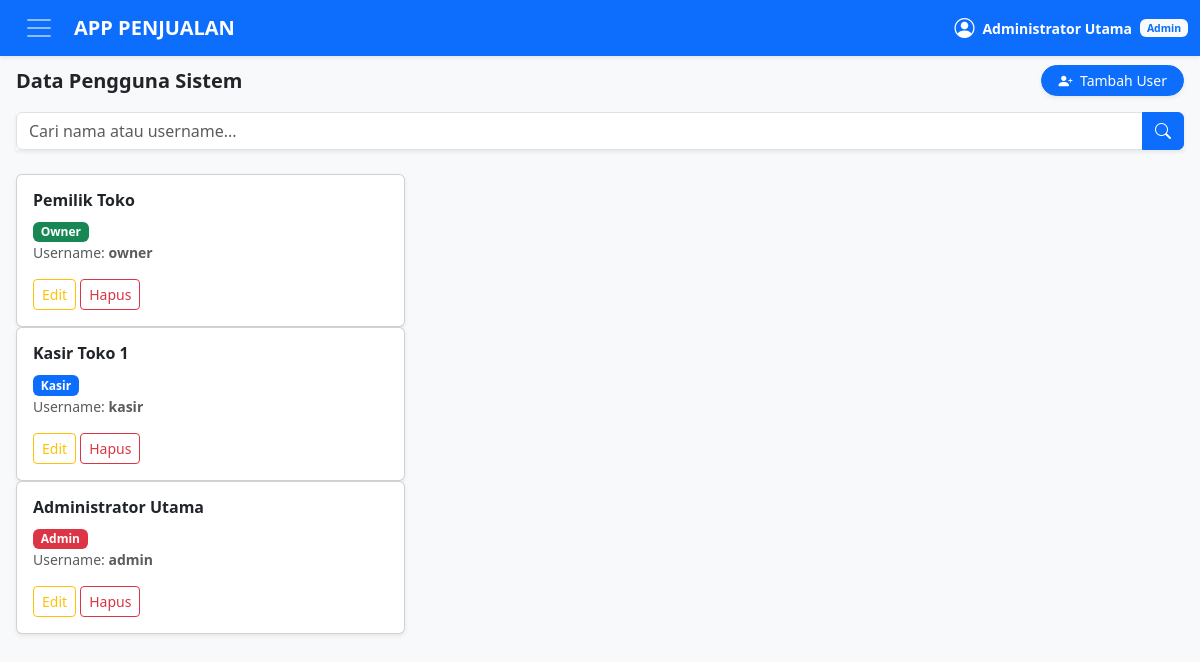
The page /aplikasi-penjualan/index.php?page=user (signed in) on the database its author committed.
### tables this page shows
CREATE TABLE `user` (
  `id_user` int NOT NULL,
  `nama` varchar(100) NOT NULL,
  `username` varchar(30) NOT NULL,
  `password` varchar(255) NOT NULL,
  `role` enum('Admin','Kasir','Owner') NOT NULL DEFAULT 'Kasir'
);

### aplikasi-penjualan/modul/user/index.php (the view, shortened to what this page needs)
<?php
$aksi = isset($_GET['aksi']) ? $_GET['aksi'] : 'view';
switch ($aksi) {
    case 'view':
        $keyword = isset($_GET['cari']) ? trim($_GET['cari']) : '';
        ?>
        <div class="d-flex justify-content-between align-items-center mb-3">
            <h5 class="fw-bold m-0 text-dark">Data Pengguna Sistem</h5>
            <a href="index.php?page=user&aksi=tambah"
                class="btn btn-primary btn-sm rounded-pill px-3 shadow-sm">
                <i class="bi bi-person-plus-fill me-1"></i> Tambah User
            </a>
        </div>
        <form action="index.php" method="GET" class="mb-4">
            <div class="input-group shadow-sm">
                <input type="text" name="cari" class="form-control"
                       placeholder="Cari nama atau username..."
                       value="<?= htmlspecialchars($keyword); ?>">
                <button class="btn btn-primary " type="submit">
                    <i class="bi bi-search"></i>
                </button>
            </div>
        </form>
        <?php
        if ($keyword != '') {
        $param = "%" . $keyword . "%";
        $stmt = $koneksi->prepare(
            "SELECT id_user, nama, username, role
             FROM user
             WHERE nama LIKE ? OR username LIKE ?
             ORDER BY id_user DESC"
        );
        $stmt->bind_param("ss", $param, $param);
        $stmt->execute();
        $result = $stmt->get_result();
    } else {
        $query = "SELECT * FROM user ORDER BY id_user DESC";
        $result = $koneksi->query($query);
    }
    if ($result->num_rows > 0) {
        while ($row = $result->fetch_assoc()) {
            $bg_role = $row['role'] == 'Admin'
                ? 'bg-danger'
                : ($row['role'] == 'Kasir' ? 'bg-primary': 'bg-success');
            ?>
            <div class="col-12 col-md-6 col-lg-4">
                <div class="card border-8 shadow-sm h-100">
                    <div class="card-body">
                        <h6 class="fw-bold mb-6">
                            <?= htmlspecialchars($row['nama']); ?>
                        </h6>
                        <span class="badge <?= $bg_role; ?>">
                            <?= htmlspecialchars($row['role']); ?>
                        </span>
                        <div class="text-muted small mb-3">
                            Username:
                            <b><?= htmlspecialchars($row['username']); ?></b>
                        </div>
                        <a href="index.php?page=user&aksi=edit&id=<?= $row['id_user']; ?>"
                            class="btn btn-outline-warning btn-sm">Edit</a>
                        <a href="index.php?page=user&aksi=hapus&id=<?= $row['id_user']; ?>"
                            class="btn btn-outline-danger btn-sm"
                            onclick="return confirm('Yakin ingin menghapus pengguna ini?');">
                            Hapus
                        </a>
                    </div>
                </div>
            </div>
            <?php
        }
    } else {
        echo "<div class='alert alert-light text-center'>
                Data pengguna tidak ditemukan.</div>";
    }
    break;
    ?>
        <?php
}

### aplikasi-penjualan/index.php (shortened to what this page needs)
<!DOCTYPE html>
<html lang="id">
<head>
    <link
        href="https://cdn.jsdelivr.net/npm/bootstrap@5.3.0/dist/css/bootstrap.min.css"
        rel="stylesheet"
    >
    <link
        href="https://cdn.jsdelivr.net/npm/bootstrap-icons@1.10.5/font/bootstrap-icons.css"
        rel="stylesheet"
    >
</head>
<body>
    <nav class="navbar navbar-dark bg-primary fixed-top shadow-sm">
        <div class="container-fluid">
            <button
                class="navbar-toggler border-0 focus-ring focus-ring-primary"
                type="button"
                data-bs-toggle="offcanvas"
                data-bs-target="#menuSamping"
            >
                <span class="navbar-toggler-icon"></span>
            </button>
            <a
                class="navbar-brand me-auto ms-2 fw-bold"
                href="index.php"
            >
                APP PENJUALAN
            </a>
            <div class="text-white small d-flex align-items-center">
                <i class="bi bi-person-circle fs-5 me-2"></i>
                <span class="d-none d-sm-inline fw-semibold">
                    <?= htmlspecialchars($_SESSION['nama']); ?>
                </span>
                <span class="badge bg-light text-primary ms-2">
                    <?= htmlspecialchars($_SESSION['role']); ?>
                </span>
            </div>
        </div>
    </nav>
    <div class="container-fluid px-3">
        <?php
        $page = isset($_GET['page']) ? $_GET['page'] : 'dashboard';
        if ($page == 'dashboard') {
            include 'dashboard.php';
        } else {
            $file = "modul/" . $page . "/index.php";
            if (file_exists($file)) {
                include $file;
            }
        }
        ?>
    </div>
</body>
</html>

### aplikasi-penjualan/index.php (style rules this page uses)
body { background-color: #f8f9fa; padding-top: 65px; padding-bottom: 25px; }

### rows shown on the page
user: nama "Pemilik Toko", role "Owner", username "owner"
user: nama "Kasir Toko 1", role "Kasir", username "kasir"
user: nama "Administrator Utama", role "Admin", username "admin"

### other values the page prints
$_SESSION['nama'] "Administrator Utama"
$_SESSION['role'] "Admin"
